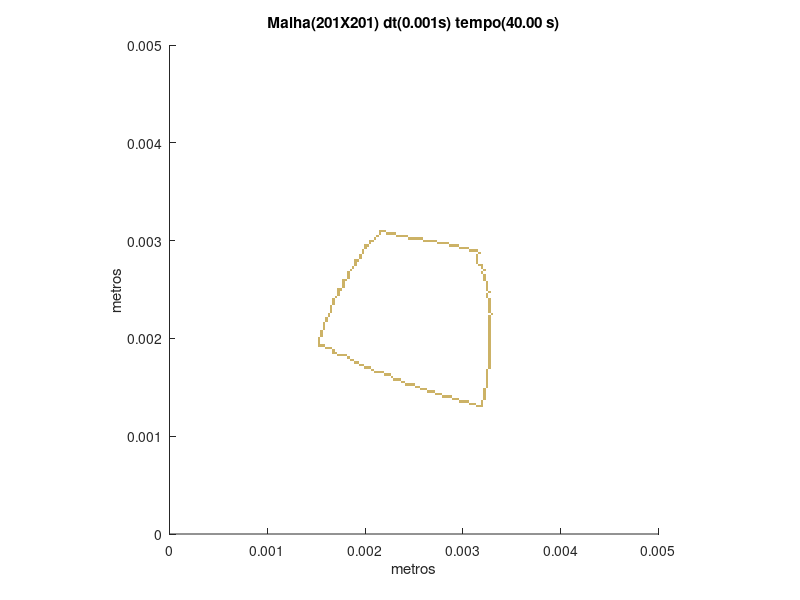

Here is the MATLAB script that generated this plot:
set (gca,'PlotBoxAspectRatio',[1 1 1],'Xlim',[0,0.005],'Ylim',[0,0.005])
hold on
title('Malha(201X201) dt(0.001s) tempo(40.00 s)')
hold on
ylabel('metros')
hold on
xlabel('metros')
hold on

fill([0.00313432835820896 0.00313432835820896 0.0031592039800995 0.0031592039800995],[0.00129353233830846 0.001318407960199 0.001318407960199 0.00129353233830846],[0.8,0.7,0.4],'LineStyle','none')

fill([0.0031592039800995 0.0031592039800995 0.00318407960199005 0.00318407960199005],[0.00129353233830846 0.001318407960199 0.001318407960199 0.00129353233830846],[0.8,0.7,0.4],'LineStyle','none')

fill([0.00318407960199005 0.00318407960199005 0.0032089552238806 0.0032089552238806],[0.00129353233830846 0.001318407960199 0.001318407960199 0.00129353233830846],[0.8,0.7,0.4],'LineStyle','none')

fill([0.00305970149253731 0.00305970149253731 0.00308457711442786 0.00308457711442786],[0.001318407960199 0.00134328358208955 0.00134328358208955 0.001318407960199],[0.8,0.7,0.4],'LineStyle','none')

fill([0.00308457711442786 0.00308457711442786 0.00310945273631841 0.00310945273631841],[0.001318407960199 0.00134328358208955 0.00134328358208955 0.001318407960199],[0.8,0.7,0.4],'LineStyle','none')

fill([0.00310945273631841 0.00310945273631841 0.00313432835820896 0.00313432835820896],[0.001318407960199 0.00134328358208955 0.00134328358208955 0.001318407960199],[0.8,0.7,0.4],'LineStyle','none')

fill([0.00318407960199005 0.00318407960199005 0.0032089552238806 0.0032089552238806],[0.001318407960199 0.00134328358208955 0.00134328358208955 0.001318407960199],[0.8,0.7,0.4],'LineStyle','none')

fill([0.00296019900497512 0.00296019900497512 0.00298507462686567 0.00298507462686567],[0.00134328358208955 0.0013681592039801 0.0013681592039801 0.00134328358208955],[0.8,0.7,0.4],'LineStyle','none')

fill([0.00298507462686567 0.00298507462686567 0.00300995024875622 0.00300995024875622],[0.00134328358208955 0.0013681592039801 0.0013681592039801 0.00134328358208955],[0.8,0.7,0.4],'LineStyle','none')

fill([0.00300995024875622 0.00300995024875622 0.00303482587064677 0.00303482587064677],[0.00134328358208955 0.0013681592039801 0.0013681592039801 0.00134328358208955],[0.8,0.7,0.4],'LineStyle','none')

fill([0.00303482587064677 0.00303482587064677 0.00305970149253731 0.00305970149253731],[0.00134328358208955 0.0013681592039801 0.0013681592039801 0.00134328358208955],[0.8,0.7,0.4],'LineStyle','none')

fill([0.00318407960199005 0.00318407960199005 0.0032089552238806 0.0032089552238806],[0.00134328358208955 0.0013681592039801 0.0013681592039801 0.00134328358208955],[0.8,0.7,0.4],'LineStyle','none')

fill([0.00288557213930348 0.00288557213930348 0.00291044776119403 0.00291044776119403],[0.0013681592039801 0.00139303482587065 0.00139303482587065 0.0013681592039801],[0.8,0.7,0.4],'LineStyle','none')

fill([0.00291044776119403 0.00291044776119403 0.00293532338308458 0.00293532338308458],[0.0013681592039801 0.00139303482587065 0.00139303482587065 0.0013681592039801],[0.8,0.7,0.4],'LineStyle','none')

fill([0.00293532338308458 0.00293532338308458 0.00296019900497512 0.00296019900497512],[0.0013681592039801 0.00139303482587065 0.00139303482587065 0.0013681592039801],[0.8,0.7,0.4],'LineStyle','none')

fill([0.0032089552238806 0.0032089552238806 0.00323383084577114 0.00323383084577114],[0.0013681592039801 0.00139303482587065 0.00139303482587065 0.0013681592039801],[0.8,0.7,0.4],'LineStyle','none')

fill([0.00278606965174129 0.00278606965174129 0.00281094527363184 0.00281094527363184],[0.00139303482587065 0.00141791044776119 0.00141791044776119 0.00139303482587065],[0.8,0.7,0.4],'LineStyle','none')

fill([0.00281094527363184 0.00281094527363184 0.00283582089552239 0.00283582089552239],[0.00139303482587065 0.00141791044776119 0.00141791044776119 0.00139303482587065],[0.8,0.7,0.4],'LineStyle','none')

fill([0.00283582089552239 0.00283582089552239 0.00286069651741294 0.00286069651741294],[0.00139303482587065 0.00141791044776119 0.00141791044776119 0.00139303482587065],[0.8,0.7,0.4],'LineStyle','none')

fill([0.00286069651741294 0.00286069651741294 0.00288557213930348 0.00288557213930348],[0.00139303482587065 0.00141791044776119 0.00141791044776119 0.00139303482587065],[0.8,0.7,0.4],'LineStyle','none')

fill([0.0032089552238806 0.0032089552238806 0.00323383084577114 0.00323383084577114],[0.00139303482587065 0.00141791044776119 0.00141791044776119 0.00139303482587065],[0.8,0.7,0.4],'LineStyle','none')

fill([0.00271144278606965 0.00271144278606965 0.0027363184079602 0.0027363184079602],[0.00141791044776119 0.00144278606965174 0.00144278606965174 0.00141791044776119],[0.8,0.7,0.4],'LineStyle','none')

fill([0.0027363184079602 0.0027363184079602 0.00276119402985075 0.00276119402985075],[0.00141791044776119 0.00144278606965174 0.00144278606965174 0.00141791044776119],[0.8,0.7,0.4],'LineStyle','none')

fill([0.00276119402985075 0.00276119402985075 0.00278606965174129 0.00278606965174129],[0.00141791044776119 0.00144278606965174 0.00144278606965174 0.00141791044776119],[0.8,0.7,0.4],'LineStyle','none')

fill([0.0032089552238806 0.0032089552238806 0.00323383084577114 0.00323383084577114],[0.00141791044776119 0.00144278606965174 0.00144278606965174 0.00141791044776119],[0.8,0.7,0.4],'LineStyle','none')

fill([0.00263681592039801 0.00263681592039801 0.00266169154228856 0.00266169154228856],[0.00144278606965174 0.00146766169154229 0.00146766169154229 0.00144278606965174],[0.8,0.7,0.4],'LineStyle','none')

fill([0.00266169154228856 0.00266169154228856 0.0026865671641791 0.0026865671641791],[0.00144278606965174 0.00146766169154229 0.00146766169154229 0.00144278606965174],[0.8,0.7,0.4],'LineStyle','none')

fill([0.0026865671641791 0.0026865671641791 0.00271144278606965 0.00271144278606965],[0.00144278606965174 0.00146766169154229 0.00146766169154229 0.00144278606965174],[0.8,0.7,0.4],'LineStyle','none')

fill([0.0032089552238806 0.0032089552238806 0.00323383084577114 0.00323383084577114],[0.00144278606965174 0.00146766169154229 0.00146766169154229 0.00144278606965174],[0.8,0.7,0.4],'LineStyle','none')

fill([0.00256218905472637 0.00256218905472637 0.00258706467661692 0.00258706467661692],[0.00146766169154229 0.00149253731343284 0.00149253731343284 0.00146766169154229],[0.8,0.7,0.4],'LineStyle','none')

fill([0.00258706467661692 0.00258706467661692 0.00261194029850746 0.00261194029850746],[0.00146766169154229 0.00149253731343284 0.00149253731343284 0.00146766169154229],[0.8,0.7,0.4],'LineStyle','none')

fill([0.00261194029850746 0.00261194029850746 0.00263681592039801 0.00263681592039801],[0.00146766169154229 0.00149253731343284 0.00149253731343284 0.00146766169154229],[0.8,0.7,0.4],'LineStyle','none')

fill([0.0032089552238806 0.0032089552238806 0.00323383084577114 0.00323383084577114],[0.00146766169154229 0.00149253731343284 0.00149253731343284 0.00146766169154229],[0.8,0.7,0.4],'LineStyle','none')

fill([0.00251243781094527 0.00251243781094527 0.00253731343283582 0.00253731343283582],[0.00149253731343284 0.00151741293532338 0.00151741293532338 0.00149253731343284],[0.8,0.7,0.4],'LineStyle','none')

fill([0.00253731343283582 0.00253731343283582 0.00256218905472637 0.00256218905472637],[0.00149253731343284 0.00151741293532338 0.00151741293532338 0.00149253731343284],[0.8,0.7,0.4],'LineStyle','none')

fill([0.00323383084577114 0.00323383084577114 0.00325870646766169 0.00325870646766169],[0.00149253731343284 0.00151741293532338 0.00151741293532338 0.00149253731343284],[0.8,0.7,0.4],'LineStyle','none')

fill([0.00241293532338308 0.00241293532338308 0.00243781094527363 0.00243781094527363],[0.00151741293532338 0.00154228855721393 0.00154228855721393 0.00151741293532338],[0.8,0.7,0.4],'LineStyle','none')

fill([0.00243781094527363 0.00243781094527363 0.00246268656716418 0.00246268656716418],[0.00151741293532338 0.00154228855721393 0.00154228855721393 0.00151741293532338],[0.8,0.7,0.4],'LineStyle','none')

fill([0.00246268656716418 0.00246268656716418 0.00248756218905473 0.00248756218905473],[0.00151741293532338 0.00154228855721393 0.00154228855721393 0.00151741293532338],[0.8,0.7,0.4],'LineStyle','none')

fill([0.00248756218905473 0.00248756218905473 0.00251243781094527 0.00251243781094527],[0.00151741293532338 0.00154228855721393 0.00154228855721393 0.00151741293532338],[0.8,0.7,0.4],'LineStyle','none')

fill([0.00323383084577114 0.00323383084577114 0.00325870646766169 0.00325870646766169],[0.00151741293532338 0.00154228855721393 0.00154228855721393 0.00151741293532338],[0.8,0.7,0.4],'LineStyle','none')

fill([0.00236318407960199 0.00236318407960199 0.00238805970149254 0.00238805970149254],[0.00154228855721393 0.00156716417910448 0.00156716417910448 0.00154228855721393],[0.8,0.7,0.4],'LineStyle','none')

fill([0.00238805970149254 0.00238805970149254 0.00241293532338308 0.00241293532338308],[0.00154228855721393 0.00156716417910448 0.00156716417910448 0.00154228855721393],[0.8,0.7,0.4],'LineStyle','none')

fill([0.00323383084577114 0.00323383084577114 0.00325870646766169 0.00325870646766169],[0.00154228855721393 0.00156716417910448 0.00156716417910448 0.00154228855721393],[0.8,0.7,0.4],'LineStyle','none')

fill([0.00228855721393035 0.00228855721393035 0.0023134328358209 0.0023134328358209],[0.00156716417910448 0.00159203980099502 0.00159203980099502 0.00156716417910448],[0.8,0.7,0.4],'LineStyle','none')

fill([0.0023134328358209 0.0023134328358209 0.00233830845771144 0.00233830845771144],[0.00156716417910448 0.00159203980099502 0.00159203980099502 0.00156716417910448],[0.8,0.7,0.4],'LineStyle','none')

fill([0.00233830845771144 0.00233830845771144 0.00236318407960199 0.00236318407960199],[0.00156716417910448 0.00159203980099502 0.00159203980099502 0.00156716417910448],[0.8,0.7,0.4],'LineStyle','none')

fill([0.00323383084577114 0.00323383084577114 0.00325870646766169 0.00325870646766169],[0.00156716417910448 0.00159203980099502 0.00159203980099502 0.00156716417910448],[0.8,0.7,0.4],'LineStyle','none')

fill([0.0022636815920398 0.0022636815920398 0.00228855721393035 0.00228855721393035],[0.00159203980099502 0.00161691542288557 0.00161691542288557 0.00159203980099502],[0.8,0.7,0.4],'LineStyle','none')

fill([0.00323383084577114 0.00323383084577114 0.00325870646766169 0.00325870646766169],[0.00159203980099502 0.00161691542288557 0.00161691542288557 0.00159203980099502],[0.8,0.7,0.4],'LineStyle','none')

fill([0.00218905472636816 0.00218905472636816 0.00221393034825871 0.00221393034825871],[0.00161691542288557 0.00164179104477612 0.00164179104477612 0.00161691542288557],[0.8,0.7,0.4],'LineStyle','none')

fill([0.00221393034825871 0.00221393034825871 0.00223880597014925 0.00223880597014925],[0.00161691542288557 0.00164179104477612 0.00164179104477612 0.00161691542288557],[0.8,0.7,0.4],'LineStyle','none')

fill([0.00223880597014925 0.00223880597014925 0.0022636815920398 0.0022636815920398],[0.00161691542288557 0.00164179104477612 0.00164179104477612 0.00161691542288557],[0.8,0.7,0.4],'LineStyle','none')

fill([0.00323383084577114 0.00323383084577114 0.00325870646766169 0.00325870646766169],[0.00161691542288557 0.00164179104477612 0.00164179104477612 0.00161691542288557],[0.8,0.7,0.4],'LineStyle','none')

fill([0.00208955223880597 0.00208955223880597 0.00211442786069652 0.00211442786069652],[0.00164179104477612 0.00166666666666667 0.00166666666666667 0.00164179104477612],[0.8,0.7,0.4],'LineStyle','none')

fill([0.00211442786069652 0.00211442786069652 0.00213930348258706 0.00213930348258706],[0.00164179104477612 0.00166666666666667 0.00166666666666667 0.00164179104477612],[0.8,0.7,0.4],'LineStyle','none')

fill([0.00213930348258706 0.00213930348258706 0.00216417910447761 0.00216417910447761],[0.00164179104477612 0.00166666666666667 0.00166666666666667 0.00164179104477612],[0.8,0.7,0.4],'LineStyle','none')

fill([0.00216417910447761 0.00216417910447761 0.00218905472636816 0.00218905472636816],[0.00164179104477612 0.00166666666666667 0.00166666666666667 0.00164179104477612],[0.8,0.7,0.4],'LineStyle','none')

fill([0.00323383084577114 0.00323383084577114 0.00325870646766169 0.00325870646766169],[0.00164179104477612 0.00166666666666667 0.00166666666666667 0.00164179104477612],[0.8,0.7,0.4],'LineStyle','none')

fill([0.00206467661691542 0.00206467661691542 0.00208955223880597 0.00208955223880597],[0.00166666666666667 0.00169154228855721 0.00169154228855721 0.00166666666666667],[0.8,0.7,0.4],'LineStyle','none')

fill([0.00323383084577114 0.00323383084577114 0.00325870646766169 0.00325870646766169],[0.00166666666666667 0.00169154228855721 0.00169154228855721 0.00166666666666667],[0.8,0.7,0.4],'LineStyle','none')

fill([0.00199004975124378 0.00199004975124378 0.00201492537313433 0.00201492537313433],[0.00169154228855721 0.00171641791044776 0.00171641791044776 0.00169154228855721],[0.8,0.7,0.4],'LineStyle','none')

fill([0.00201492537313433 0.00201492537313433 0.00203980099502488 0.00203980099502488],[0.00169154228855721 0.00171641791044776 0.00171641791044776 0.00169154228855721],[0.8,0.7,0.4],'LineStyle','none')

fill([0.00203980099502488 0.00203980099502488 0.00206467661691542 0.00206467661691542],[0.00169154228855721 0.00171641791044776 0.00171641791044776 0.00169154228855721],[0.8,0.7,0.4],'LineStyle','none')

fill([0.00325870646766169 0.00325870646766169 0.00328358208955224 0.00328358208955224],[0.00169154228855721 0.00171641791044776 0.00171641791044776 0.00169154228855721],[0.8,0.7,0.4],'LineStyle','none')

fill([0.00194029850746269 0.00194029850746269 0.00196517412935323 0.00196517412935323],[0.00171641791044776 0.00174129353233831 0.00174129353233831 0.00171641791044776],[0.8,0.7,0.4],'LineStyle','none')

fill([0.00196517412935323 0.00196517412935323 0.00199004975124378 0.00199004975124378],[0.00171641791044776 0.00174129353233831 0.00174129353233831 0.00171641791044776],[0.8,0.7,0.4],'LineStyle','none')

fill([0.00325870646766169 0.00325870646766169 0.00328358208955224 0.00328358208955224],[0.00171641791044776 0.00174129353233831 0.00174129353233831 0.00171641791044776],[0.8,0.7,0.4],'LineStyle','none')

fill([0.00189054726368159 0.00189054726368159 0.00191542288557214 0.00191542288557214],[0.00174129353233831 0.00176616915422886 0.00176616915422886 0.00174129353233831],[0.8,0.7,0.4],'LineStyle','none')

fill([0.00191542288557214 0.00191542288557214 0.00194029850746269 0.00194029850746269],[0.00174129353233831 0.00176616915422886 0.00176616915422886 0.00174129353233831],[0.8,0.7,0.4],'LineStyle','none')

fill([0.00325870646766169 0.00325870646766169 0.00328358208955224 0.00328358208955224],[0.00174129353233831 0.00176616915422886 0.00176616915422886 0.00174129353233831],[0.8,0.7,0.4],'LineStyle','none')

fill([0.0018407960199005 0.0018407960199005 0.00186567164179104 0.00186567164179104],[0.00176616915422886 0.0017910447761194 0.0017910447761194 0.00176616915422886],[0.8,0.7,0.4],'LineStyle','none')

fill([0.00186567164179104 0.00186567164179104 0.00189054726368159 0.00189054726368159],[0.00176616915422886 0.0017910447761194 0.0017910447761194 0.00176616915422886],[0.8,0.7,0.4],'LineStyle','none')

fill([0.00325870646766169 0.00325870646766169 0.00328358208955224 0.00328358208955224],[0.00176616915422886 0.0017910447761194 0.0017910447761194 0.00176616915422886],[0.8,0.7,0.4],'LineStyle','none')

fill([0.00181592039800995 0.00181592039800995 0.0018407960199005 0.0018407960199005],[0.0017910447761194 0.00181592039800995 0.00181592039800995 0.0017910447761194],[0.8,0.7,0.4],'LineStyle','none')

fill([0.00325870646766169 0.00325870646766169 0.00328358208955224 0.00328358208955224],[0.0017910447761194 0.00181592039800995 0.00181592039800995 0.0017910447761194],[0.8,0.7,0.4],'LineStyle','none')

fill([0.00171641791044776 0.00171641791044776 0.00174129353233831 0.00174129353233831],[0.00181592039800995 0.0018407960199005 0.0018407960199005 0.00181592039800995],[0.8,0.7,0.4],'LineStyle','none')

fill([0.00174129353233831 0.00174129353233831 0.00176616915422886 0.00176616915422886],[0.00181592039800995 0.0018407960199005 0.0018407960199005 0.00181592039800995],[0.8,0.7,0.4],'LineStyle','none')

fill([0.00176616915422886 0.00176616915422886 0.0017910447761194 0.0017910447761194],[0.00181592039800995 0.0018407960199005 0.0018407960199005 0.00181592039800995],[0.8,0.7,0.4],'LineStyle','none')

fill([0.0017910447761194 0.0017910447761194 0.00181592039800995 0.00181592039800995],[0.00181592039800995 0.0018407960199005 0.0018407960199005 0.00181592039800995],[0.8,0.7,0.4],'LineStyle','none')

fill([0.00325870646766169 0.00325870646766169 0.00328358208955224 0.00328358208955224],[0.00181592039800995 0.0018407960199005 0.0018407960199005 0.00181592039800995],[0.8,0.7,0.4],'LineStyle','none')

fill([0.00166666666666667 0.00166666666666667 0.00169154228855721 0.00169154228855721],[0.0018407960199005 0.00186567164179104 0.00186567164179104 0.0018407960199005],[0.8,0.7,0.4],'LineStyle','none')

fill([0.00169154228855721 0.00169154228855721 0.00171641791044776 0.00171641791044776],[0.0018407960199005 0.00186567164179104 0.00186567164179104 0.0018407960199005],[0.8,0.7,0.4],'LineStyle','none')

fill([0.00325870646766169 0.00325870646766169 0.00328358208955224 0.00328358208955224],[0.0018407960199005 0.00186567164179104 0.00186567164179104 0.0018407960199005],[0.8,0.7,0.4],'LineStyle','none')

fill([0.00166666666666667 0.00166666666666667 0.00169154228855721 0.00169154228855721],[0.00186567164179104 0.00189054726368159 0.00189054726368159 0.00186567164179104],[0.8,0.7,0.4],'LineStyle','none')

fill([0.00325870646766169 0.00325870646766169 0.00328358208955224 0.00328358208955224],[0.00186567164179104 0.00189054726368159 0.00189054726368159 0.00186567164179104],[0.8,0.7,0.4],'LineStyle','none')

fill([0.00159203980099502 0.00159203980099502 0.00161691542288557 0.00161691542288557],[0.00189054726368159 0.00191542288557214 0.00191542288557214 0.00189054726368159],[0.8,0.7,0.4],'LineStyle','none')

fill([0.00161691542288557 0.00161691542288557 0.00164179104477612 0.00164179104477612],[0.00189054726368159 0.00191542288557214 0.00191542288557214 0.00189054726368159],[0.8,0.7,0.4],'LineStyle','none')

fill([0.00164179104477612 0.00164179104477612 0.00166666666666667 0.00166666666666667],[0.00189054726368159 0.00191542288557214 0.00191542288557214 0.00189054726368159],[0.8,0.7,0.4],'LineStyle','none')

fill([0.00325870646766169 0.00325870646766169 0.00328358208955224 0.00328358208955224],[0.00189054726368159 0.00191542288557214 0.00191542288557214 0.00189054726368159],[0.8,0.7,0.4],'LineStyle','none')

fill([0.00151741293532338 0.00151741293532338 0.00154228855721393 0.00154228855721393],[0.00191542288557214 0.00194029850746269 0.00194029850746269 0.00191542288557214],[0.8,0.7,0.4],'LineStyle','none')

fill([0.00154228855721393 0.00154228855721393 0.00156716417910448 0.00156716417910448],[0.00191542288557214 0.00194029850746269 0.00194029850746269 0.00191542288557214],[0.8,0.7,0.4],'LineStyle','none')

fill([0.00156716417910448 0.00156716417910448 0.00159203980099502 0.00159203980099502],[0.00191542288557214 0.00194029850746269 0.00194029850746269 0.00191542288557214],[0.8,0.7,0.4],'LineStyle','none')

fill([0.00325870646766169 0.00325870646766169 0.00328358208955224 0.00328358208955224],[0.00191542288557214 0.00194029850746269 0.00194029850746269 0.00191542288557214],[0.8,0.7,0.4],'LineStyle','none')

fill([0.00151741293532338 0.00151741293532338 0.00154228855721393 0.00154228855721393],[0.00194029850746269 0.00196517412935323 0.00196517412935323 0.00194029850746269],[0.8,0.7,0.4],'LineStyle','none')

fill([0.00325870646766169 0.00325870646766169 0.00328358208955224 0.00328358208955224],[0.00194029850746269 0.00196517412935323 0.00196517412935323 0.00194029850746269],[0.8,0.7,0.4],'LineStyle','none')

fill([0.00151741293532338 0.00151741293532338 0.00154228855721393 0.00154228855721393],[0.00196517412935323 0.00199004975124378 0.00199004975124378 0.00196517412935323],[0.8,0.7,0.4],'LineStyle','none')

fill([0.00325870646766169 0.00325870646766169 0.00328358208955224 0.00328358208955224],[0.00196517412935323 0.00199004975124378 0.00199004975124378 0.00196517412935323],[0.8,0.7,0.4],'LineStyle','none')

fill([0.00151741293532338 0.00151741293532338 0.00154228855721393 0.00154228855721393],[0.00199004975124378 0.00201492537313433 0.00201492537313433 0.00199004975124378],[0.8,0.7,0.4],'LineStyle','none')

fill([0.00325870646766169 0.00325870646766169 0.00328358208955224 0.00328358208955224],[0.00199004975124378 0.00201492537313433 0.00201492537313433 0.00199004975124378],[0.8,0.7,0.4],'LineStyle','none')

fill([0.00154228855721393 0.00154228855721393 0.00156716417910448 0.00156716417910448],[0.00201492537313433 0.00203980099502488 0.00203980099502488 0.00201492537313433],[0.8,0.7,0.4],'LineStyle','none')

fill([0.00325870646766169 0.00325870646766169 0.00328358208955224 0.00328358208955224],[0.00201492537313433 0.00203980099502488 0.00203980099502488 0.00201492537313433],[0.8,0.7,0.4],'LineStyle','none')

fill([0.00154228855721393 0.00154228855721393 0.00156716417910448 0.00156716417910448],[0.00203980099502488 0.00206467661691542 0.00206467661691542 0.00203980099502488],[0.8,0.7,0.4],'LineStyle','none')

fill([0.00325870646766169 0.00325870646766169 0.00328358208955224 0.00328358208955224],[0.00203980099502488 0.00206467661691542 0.00206467661691542 0.00203980099502488],[0.8,0.7,0.4],'LineStyle','none')

fill([0.00154228855721393 0.00154228855721393 0.00156716417910448 0.00156716417910448],[0.00206467661691542 0.00208955223880597 0.00208955223880597 0.00206467661691542],[0.8,0.7,0.4],'LineStyle','none')

fill([0.00325870646766169 0.00325870646766169 0.00328358208955224 0.00328358208955224],[0.00206467661691542 0.00208955223880597 0.00208955223880597 0.00206467661691542],[0.8,0.7,0.4],'LineStyle','none')

fill([0.00156716417910448 0.00156716417910448 0.00159203980099502 0.00159203980099502],[0.00208955223880597 0.00211442786069652 0.00211442786069652 0.00208955223880597],[0.8,0.7,0.4],'LineStyle','none')

fill([0.00325870646766169 0.00325870646766169 0.00328358208955224 0.00328358208955224],[0.00208955223880597 0.00211442786069652 0.00211442786069652 0.00208955223880597],[0.8,0.7,0.4],'LineStyle','none')

fill([0.00156716417910448 0.00156716417910448 0.00159203980099502 0.00159203980099502],[0.00211442786069652 0.00213930348258706 0.00213930348258706 0.00211442786069652],[0.8,0.7,0.4],'LineStyle','none')

fill([0.00325870646766169 0.00325870646766169 0.00328358208955224 0.00328358208955224],[0.00211442786069652 0.00213930348258706 0.00213930348258706 0.00211442786069652],[0.8,0.7,0.4],'LineStyle','none')

fill([0.00156716417910448 0.00156716417910448 0.00159203980099502 0.00159203980099502],[0.00213930348258706 0.00216417910447761 0.00216417910447761 0.00213930348258706],[0.8,0.7,0.4],'LineStyle','none')

fill([0.00325870646766169 0.00325870646766169 0.00328358208955224 0.00328358208955224],[0.00213930348258706 0.00216417910447761 0.00216417910447761 0.00213930348258706],[0.8,0.7,0.4],'LineStyle','none')

fill([0.00159203980099502 0.00159203980099502 0.00161691542288557 0.00161691542288557],[0.00216417910447761 0.00218905472636816 0.00218905472636816 0.00216417910447761],[0.8,0.7,0.4],'LineStyle','none')

fill([0.00325870646766169 0.00325870646766169 0.00328358208955224 0.00328358208955224],[0.00216417910447761 0.00218905472636816 0.00218905472636816 0.00216417910447761],[0.8,0.7,0.4],'LineStyle','none')

fill([0.00159203980099502 0.00159203980099502 0.00161691542288557 0.00161691542288557],[0.00218905472636816 0.00221393034825871 0.00221393034825871 0.00218905472636816],[0.8,0.7,0.4],'LineStyle','none')

fill([0.00325870646766169 0.00325870646766169 0.00328358208955224 0.00328358208955224],[0.00218905472636816 0.00221393034825871 0.00221393034825871 0.00218905472636816],[0.8,0.7,0.4],'LineStyle','none')

fill([0.00161691542288557 0.00161691542288557 0.00164179104477612 0.00164179104477612],[0.00221393034825871 0.00223880597014925 0.00223880597014925 0.00221393034825871],[0.8,0.7,0.4],'LineStyle','none')

fill([0.00325870646766169 0.00325870646766169 0.00328358208955224 0.00328358208955224],[0.00221393034825871 0.00223880597014925 0.00223880597014925 0.00221393034825871],[0.8,0.7,0.4],'LineStyle','none')

fill([0.00161691542288557 0.00161691542288557 0.00164179104477612 0.00164179104477612],[0.00223880597014925 0.0022636815920398 0.0022636815920398 0.00223880597014925],[0.8,0.7,0.4],'LineStyle','none')

fill([0.00328358208955224 0.00328358208955224 0.00330845771144279 0.00330845771144279],[0.00223880597014925 0.0022636815920398 0.0022636815920398 0.00223880597014925],[0.8,0.7,0.4],'LineStyle','none')

fill([0.00164179104477612 0.00164179104477612 0.00166666666666667 0.00166666666666667],[0.0022636815920398 0.00228855721393035 0.00228855721393035 0.0022636815920398],[0.8,0.7,0.4],'LineStyle','none')

fill([0.00325870646766169 0.00325870646766169 0.00328358208955224 0.00328358208955224],[0.0022636815920398 0.00228855721393035 0.00228855721393035 0.0022636815920398],[0.8,0.7,0.4],'LineStyle','none')

fill([0.00164179104477612 0.00164179104477612 0.00166666666666667 0.00166666666666667],[0.00228855721393035 0.0023134328358209 0.0023134328358209 0.00228855721393035],[0.8,0.7,0.4],'LineStyle','none')

fill([0.00325870646766169 0.00325870646766169 0.00328358208955224 0.00328358208955224],[0.00228855721393035 0.0023134328358209 0.0023134328358209 0.00228855721393035],[0.8,0.7,0.4],'LineStyle','none')

fill([0.00164179104477612 0.00164179104477612 0.00166666666666667 0.00166666666666667],[0.0023134328358209 0.00233830845771144 0.00233830845771144 0.0023134328358209],[0.8,0.7,0.4],'LineStyle','none')

fill([0.00325870646766169 0.00325870646766169 0.00328358208955224 0.00328358208955224],[0.0023134328358209 0.00233830845771144 0.00233830845771144 0.0023134328358209],[0.8,0.7,0.4],'LineStyle','none')

fill([0.00166666666666667 0.00166666666666667 0.00169154228855721 0.00169154228855721],[0.00233830845771144 0.00236318407960199 0.00236318407960199 0.00233830845771144],[0.8,0.7,0.4],'LineStyle','none')

fill([0.00325870646766169 0.00325870646766169 0.00328358208955224 0.00328358208955224],[0.00233830845771144 0.00236318407960199 0.00236318407960199 0.00233830845771144],[0.8,0.7,0.4],'LineStyle','none')

fill([0.00166666666666667 0.00166666666666667 0.00169154228855721 0.00169154228855721],[0.00236318407960199 0.00238805970149254 0.00238805970149254 0.00236318407960199],[0.8,0.7,0.4],'LineStyle','none')

fill([0.00325870646766169 0.00325870646766169 0.00328358208955224 0.00328358208955224],[0.00236318407960199 0.00238805970149254 0.00238805970149254 0.00236318407960199],[0.8,0.7,0.4],'LineStyle','none')

fill([0.00166666666666667 0.00166666666666667 0.00169154228855721 0.00169154228855721],[0.00238805970149254 0.00241293532338308 0.00241293532338308 0.00238805970149254],[0.8,0.7,0.4],'LineStyle','none')

fill([0.00325870646766169 0.00325870646766169 0.00328358208955224 0.00328358208955224],[0.00238805970149254 0.00241293532338308 0.00241293532338308 0.00238805970149254],[0.8,0.7,0.4],'LineStyle','none')

fill([0.00169154228855721 0.00169154228855721 0.00171641791044776 0.00171641791044776],[0.00241293532338308 0.00243781094527363 0.00243781094527363 0.00241293532338308],[0.8,0.7,0.4],'LineStyle','none')

fill([0.00323383084577114 0.00323383084577114 0.00325870646766169 0.00325870646766169],[0.00241293532338308 0.00243781094527363 0.00243781094527363 0.00241293532338308],[0.8,0.7,0.4],'LineStyle','none')

fill([0.00171641791044776 0.00171641791044776 0.00174129353233831 0.00174129353233831],[0.00243781094527363 0.00246268656716418 0.00246268656716418 0.00243781094527363],[0.8,0.7,0.4],'LineStyle','none')

fill([0.00323383084577114 0.00323383084577114 0.00325870646766169 0.00325870646766169],[0.00243781094527363 0.00246268656716418 0.00246268656716418 0.00243781094527363],[0.8,0.7,0.4],'LineStyle','none')

fill([0.00171641791044776 0.00171641791044776 0.00174129353233831 0.00174129353233831],[0.00246268656716418 0.00248756218905473 0.00248756218905473 0.00246268656716418],[0.8,0.7,0.4],'LineStyle','none')

fill([0.00325870646766169 0.00325870646766169 0.00328358208955224 0.00328358208955224],[0.00246268656716418 0.00248756218905473 0.00248756218905473 0.00246268656716418],[0.8,0.7,0.4],'LineStyle','none')

fill([0.00171641791044776 0.00171641791044776 0.00174129353233831 0.00174129353233831],[0.00248756218905473 0.00251243781094527 0.00251243781094527 0.00248756218905473],[0.8,0.7,0.4],'LineStyle','none')

fill([0.00174129353233831 0.00174129353233831 0.00176616915422886 0.00176616915422886],[0.00248756218905473 0.00251243781094527 0.00251243781094527 0.00248756218905473],[0.8,0.7,0.4],'LineStyle','none')

fill([0.00323383084577114 0.00323383084577114 0.00325870646766169 0.00325870646766169],[0.00248756218905473 0.00251243781094527 0.00251243781094527 0.00248756218905473],[0.8,0.7,0.4],'LineStyle','none')

fill([0.00176616915422886 0.00176616915422886 0.0017910447761194 0.0017910447761194],[0.00251243781094527 0.00253731343283582 0.00253731343283582 0.00251243781094527],[0.8,0.7,0.4],'LineStyle','none')

fill([0.00323383084577114 0.00323383084577114 0.00325870646766169 0.00325870646766169],[0.00251243781094527 0.00253731343283582 0.00253731343283582 0.00251243781094527],[0.8,0.7,0.4],'LineStyle','none')

fill([0.00176616915422886 0.00176616915422886 0.0017910447761194 0.0017910447761194],[0.00253731343283582 0.00256218905472637 0.00256218905472637 0.00253731343283582],[0.8,0.7,0.4],'LineStyle','none')

fill([0.00323383084577114 0.00323383084577114 0.00325870646766169 0.00325870646766169],[0.00253731343283582 0.00256218905472637 0.00256218905472637 0.00253731343283582],[0.8,0.7,0.4],'LineStyle','none')

fill([0.00176616915422886 0.00176616915422886 0.0017910447761194 0.0017910447761194],[0.00256218905472637 0.00258706467661692 0.00258706467661692 0.00256218905472637],[0.8,0.7,0.4],'LineStyle','none')

fill([0.00323383084577114 0.00323383084577114 0.00325870646766169 0.00325870646766169],[0.00256218905472637 0.00258706467661692 0.00258706467661692 0.00256218905472637],[0.8,0.7,0.4],'LineStyle','none')

fill([0.00176616915422886 0.00176616915422886 0.0017910447761194 0.0017910447761194],[0.00258706467661692 0.00261194029850746 0.00261194029850746 0.00258706467661692],[0.8,0.7,0.4],'LineStyle','none')

fill([0.0017910447761194 0.0017910447761194 0.00181592039800995 0.00181592039800995],[0.00258706467661692 0.00261194029850746 0.00261194029850746 0.00258706467661692],[0.8,0.7,0.4],'LineStyle','none')

fill([0.0032089552238806 0.0032089552238806 0.00323383084577114 0.00323383084577114],[0.00258706467661692 0.00261194029850746 0.00261194029850746 0.00258706467661692],[0.8,0.7,0.4],'LineStyle','none')

fill([0.00181592039800995 0.00181592039800995 0.0018407960199005 0.0018407960199005],[0.00261194029850746 0.00263681592039801 0.00263681592039801 0.00261194029850746],[0.8,0.7,0.4],'LineStyle','none')

fill([0.0032089552238806 0.0032089552238806 0.00323383084577114 0.00323383084577114],[0.00261194029850746 0.00263681592039801 0.00263681592039801 0.00261194029850746],[0.8,0.7,0.4],'LineStyle','none')

fill([0.00181592039800995 0.00181592039800995 0.0018407960199005 0.0018407960199005],[0.00263681592039801 0.00266169154228856 0.00266169154228856 0.00263681592039801],[0.8,0.7,0.4],'LineStyle','none')

fill([0.0032089552238806 0.0032089552238806 0.00323383084577114 0.00323383084577114],[0.00263681592039801 0.00266169154228856 0.00266169154228856 0.00263681592039801],[0.8,0.7,0.4],'LineStyle','none')

fill([0.00181592039800995 0.00181592039800995 0.0018407960199005 0.0018407960199005],[0.00266169154228856 0.0026865671641791 0.0026865671641791 0.00266169154228856],[0.8,0.7,0.4],'LineStyle','none')

fill([0.00318407960199005 0.00318407960199005 0.0032089552238806 0.0032089552238806],[0.00266169154228856 0.0026865671641791 0.0026865671641791 0.00266169154228856],[0.8,0.7,0.4],'LineStyle','none')

fill([0.0018407960199005 0.0018407960199005 0.00186567164179104 0.00186567164179104],[0.0026865671641791 0.00271144278606965 0.00271144278606965 0.0026865671641791],[0.8,0.7,0.4],'LineStyle','none')

fill([0.0032089552238806 0.0032089552238806 0.00323383084577114 0.00323383084577114],[0.0026865671641791 0.00271144278606965 0.00271144278606965 0.0026865671641791],[0.8,0.7,0.4],'LineStyle','none')

fill([0.00186567164179104 0.00186567164179104 0.00189054726368159 0.00189054726368159],[0.00271144278606965 0.0027363184079602 0.0027363184079602 0.00271144278606965],[0.8,0.7,0.4],'LineStyle','none')

fill([0.00318407960199005 0.00318407960199005 0.0032089552238806 0.0032089552238806],[0.00271144278606965 0.0027363184079602 0.0027363184079602 0.00271144278606965],[0.8,0.7,0.4],'LineStyle','none')

fill([0.00189054726368159 0.00189054726368159 0.00191542288557214 0.00191542288557214],[0.0027363184079602 0.00276119402985075 0.00276119402985075 0.0027363184079602],[0.8,0.7,0.4],'LineStyle','none')

fill([0.0031592039800995 0.0031592039800995 0.00318407960199005 0.00318407960199005],[0.0027363184079602 0.00276119402985075 0.00276119402985075 0.0027363184079602],[0.8,0.7,0.4],'LineStyle','none')

fill([0.00318407960199005 0.00318407960199005 0.0032089552238806 0.0032089552238806],[0.0027363184079602 0.00276119402985075 0.00276119402985075 0.0027363184079602],[0.8,0.7,0.4],'LineStyle','none')

fill([0.00189054726368159 0.00189054726368159 0.00191542288557214 0.00191542288557214],[0.00276119402985075 0.00278606965174129 0.00278606965174129 0.00276119402985075],[0.8,0.7,0.4],'LineStyle','none')

fill([0.00313432835820896 0.00313432835820896 0.0031592039800995 0.0031592039800995],[0.00276119402985075 0.00278606965174129 0.00278606965174129 0.00276119402985075],[0.8,0.7,0.4],'LineStyle','none')

fill([0.00189054726368159 0.00189054726368159 0.00191542288557214 0.00191542288557214],[0.00278606965174129 0.00281094527363184 0.00281094527363184 0.00278606965174129],[0.8,0.7,0.4],'LineStyle','none')

fill([0.00191542288557214 0.00191542288557214 0.00194029850746269 0.00194029850746269],[0.00278606965174129 0.00281094527363184 0.00281094527363184 0.00278606965174129],[0.8,0.7,0.4],'LineStyle','none')

fill([0.00313432835820896 0.00313432835820896 0.0031592039800995 0.0031592039800995],[0.00278606965174129 0.00281094527363184 0.00281094527363184 0.00278606965174129],[0.8,0.7,0.4],'LineStyle','none')

fill([0.00194029850746269 0.00194029850746269 0.00196517412935323 0.00196517412935323],[0.00281094527363184 0.00283582089552239 0.00283582089552239 0.00281094527363184],[0.8,0.7,0.4],'LineStyle','none')

fill([0.00313432835820896 0.00313432835820896 0.0031592039800995 0.0031592039800995],[0.00281094527363184 0.00283582089552239 0.00283582089552239 0.00281094527363184],[0.8,0.7,0.4],'LineStyle','none')

fill([0.00194029850746269 0.00194029850746269 0.00196517412935323 0.00196517412935323],[0.00283582089552239 0.00286069651741294 0.00286069651741294 0.00283582089552239],[0.8,0.7,0.4],'LineStyle','none')

fill([0.00313432835820896 0.00313432835820896 0.0031592039800995 0.0031592039800995],[0.00283582089552239 0.00286069651741294 0.00286069651741294 0.00283582089552239],[0.8,0.7,0.4],'LineStyle','none')

fill([0.00196517412935323 0.00196517412935323 0.00199004975124378 0.00199004975124378],[0.00286069651741294 0.00288557213930348 0.00288557213930348 0.00286069651741294],[0.8,0.7,0.4],'LineStyle','none')

fill([0.0031592039800995 0.0031592039800995 0.00318407960199005 0.00318407960199005],[0.00286069651741294 0.00288557213930348 0.00288557213930348 0.00286069651741294],[0.8,0.7,0.4],'LineStyle','none')

fill([0.00196517412935323 0.00196517412935323 0.00199004975124378 0.00199004975124378],[0.00288557213930348 0.00291044776119403 0.00291044776119403 0.00288557213930348],[0.8,0.7,0.4],'LineStyle','none')

fill([0.00305970149253731 0.00305970149253731 0.00308457711442786 0.00308457711442786],[0.00288557213930348 0.00291044776119403 0.00291044776119403 0.00288557213930348],[0.8,0.7,0.4],'LineStyle','none')

fill([0.00308457711442786 0.00308457711442786 0.00310945273631841 0.00310945273631841],[0.00288557213930348 0.00291044776119403 0.00291044776119403 0.00288557213930348],[0.8,0.7,0.4],'LineStyle','none')

fill([0.00310945273631841 0.00310945273631841 0.00313432835820896 0.00313432835820896],[0.00288557213930348 0.00291044776119403 0.00291044776119403 0.00288557213930348],[0.8,0.7,0.4],'LineStyle','none')

fill([0.00313432835820896 0.00313432835820896 0.0031592039800995 0.0031592039800995],[0.00288557213930348 0.00291044776119403 0.00291044776119403 0.00288557213930348],[0.8,0.7,0.4],'LineStyle','none')

fill([0.00199004975124378 0.00199004975124378 0.00201492537313433 0.00201492537313433],[0.00291044776119403 0.00293532338308458 0.00293532338308458 0.00291044776119403],[0.8,0.7,0.4],'LineStyle','none')

fill([0.00296019900497512 0.00296019900497512 0.00298507462686567 0.00298507462686567],[0.00291044776119403 0.00293532338308458 0.00293532338308458 0.00291044776119403],[0.8,0.7,0.4],'LineStyle','none')

fill([0.00298507462686567 0.00298507462686567 0.00300995024875622 0.00300995024875622],[0.00291044776119403 0.00293532338308458 0.00293532338308458 0.00291044776119403],[0.8,0.7,0.4],'LineStyle','none')

fill([0.00300995024875622 0.00300995024875622 0.00303482587064677 0.00303482587064677],[0.00291044776119403 0.00293532338308458 0.00293532338308458 0.00291044776119403],[0.8,0.7,0.4],'LineStyle','none')

fill([0.00303482587064677 0.00303482587064677 0.00305970149253731 0.00305970149253731],[0.00291044776119403 0.00293532338308458 0.00293532338308458 0.00291044776119403],[0.8,0.7,0.4],'LineStyle','none')

fill([0.00199004975124378 0.00199004975124378 0.00201492537313433 0.00201492537313433],[0.00293532338308458 0.00296019900497512 0.00296019900497512 0.00293532338308458],[0.8,0.7,0.4],'LineStyle','none')

fill([0.00201492537313433 0.00201492537313433 0.00203980099502488 0.00203980099502488],[0.00293532338308458 0.00296019900497512 0.00296019900497512 0.00293532338308458],[0.8,0.7,0.4],'LineStyle','none')

fill([0.00286069651741294 0.00286069651741294 0.00288557213930348 0.00288557213930348],[0.00293532338308458 0.00296019900497512 0.00296019900497512 0.00293532338308458],[0.8,0.7,0.4],'LineStyle','none')

fill([0.00288557213930348 0.00288557213930348 0.00291044776119403 0.00291044776119403],[0.00293532338308458 0.00296019900497512 0.00296019900497512 0.00293532338308458],[0.8,0.7,0.4],'LineStyle','none')

fill([0.00291044776119403 0.00291044776119403 0.00293532338308458 0.00293532338308458],[0.00293532338308458 0.00296019900497512 0.00296019900497512 0.00293532338308458],[0.8,0.7,0.4],'LineStyle','none')

fill([0.00293532338308458 0.00293532338308458 0.00296019900497512 0.00296019900497512],[0.00293532338308458 0.00296019900497512 0.00296019900497512 0.00293532338308458],[0.8,0.7,0.4],'LineStyle','none')

fill([0.00203980099502488 0.00203980099502488 0.00206467661691542 0.00206467661691542],[0.00296019900497512 0.00298507462686567 0.00298507462686567 0.00296019900497512],[0.8,0.7,0.4],'LineStyle','none')

fill([0.0027363184079602 0.0027363184079602 0.00276119402985075 0.00276119402985075],[0.00296019900497512 0.00298507462686567 0.00298507462686567 0.00296019900497512],[0.8,0.7,0.4],'LineStyle','none')

fill([0.00276119402985075 0.00276119402985075 0.00278606965174129 0.00278606965174129],[0.00296019900497512 0.00298507462686567 0.00298507462686567 0.00296019900497512],[0.8,0.7,0.4],'LineStyle','none')

fill([0.00278606965174129 0.00278606965174129 0.00281094527363184 0.00281094527363184],[0.00296019900497512 0.00298507462686567 0.00298507462686567 0.00296019900497512],[0.8,0.7,0.4],'LineStyle','none')

fill([0.00281094527363184 0.00281094527363184 0.00283582089552239 0.00283582089552239],[0.00296019900497512 0.00298507462686567 0.00298507462686567 0.00296019900497512],[0.8,0.7,0.4],'LineStyle','none')

fill([0.00283582089552239 0.00283582089552239 0.00286069651741294 0.00286069651741294],[0.00296019900497512 0.00298507462686567 0.00298507462686567 0.00296019900497512],[0.8,0.7,0.4],'LineStyle','none')

fill([0.00203980099502488 0.00203980099502488 0.00206467661691542 0.00206467661691542],[0.00298507462686567 0.00300995024875622 0.00300995024875622 0.00298507462686567],[0.8,0.7,0.4],'LineStyle','none')

fill([0.00206467661691542 0.00206467661691542 0.00208955223880597 0.00208955223880597],[0.00298507462686567 0.00300995024875622 0.00300995024875622 0.00298507462686567],[0.8,0.7,0.4],'LineStyle','none')

fill([0.00258706467661692 0.00258706467661692 0.00261194029850746 0.00261194029850746],[0.00298507462686567 0.00300995024875622 0.00300995024875622 0.00298507462686567],[0.8,0.7,0.4],'LineStyle','none')

fill([0.00261194029850746 0.00261194029850746 0.00263681592039801 0.00263681592039801],[0.00298507462686567 0.00300995024875622 0.00300995024875622 0.00298507462686567],[0.8,0.7,0.4],'LineStyle','none')

fill([0.00263681592039801 0.00263681592039801 0.00266169154228856 0.00266169154228856],[0.00298507462686567 0.00300995024875622 0.00300995024875622 0.00298507462686567],[0.8,0.7,0.4],'LineStyle','none')

fill([0.00266169154228856 0.00266169154228856 0.0026865671641791 0.0026865671641791],[0.00298507462686567 0.00300995024875622 0.00300995024875622 0.00298507462686567],[0.8,0.7,0.4],'LineStyle','none')

fill([0.0026865671641791 0.0026865671641791 0.00271144278606965 0.00271144278606965],[0.00298507462686567 0.00300995024875622 0.00300995024875622 0.00298507462686567],[0.8,0.7,0.4],'LineStyle','none')

fill([0.00271144278606965 0.00271144278606965 0.0027363184079602 0.0027363184079602],[0.00298507462686567 0.00300995024875622 0.00300995024875622 0.00298507462686567],[0.8,0.7,0.4],'LineStyle','none')

fill([0.00208955223880597 0.00208955223880597 0.00211442786069652 0.00211442786069652],[0.00300995024875622 0.00303482587064677 0.00303482587064677 0.00300995024875622],[0.8,0.7,0.4],'LineStyle','none')

fill([0.00243781094527363 0.00243781094527363 0.00246268656716418 0.00246268656716418],[0.00300995024875622 0.00303482587064677 0.00303482587064677 0.00300995024875622],[0.8,0.7,0.4],'LineStyle','none')

fill([0.00246268656716418 0.00246268656716418 0.00248756218905473 0.00248756218905473],[0.00300995024875622 0.00303482587064677 0.00303482587064677 0.00300995024875622],[0.8,0.7,0.4],'LineStyle','none')

fill([0.00248756218905473 0.00248756218905473 0.00251243781094527 0.00251243781094527],[0.00300995024875622 0.00303482587064677 0.00303482587064677 0.00300995024875622],[0.8,0.7,0.4],'LineStyle','none')

fill([0.00251243781094527 0.00251243781094527 0.00253731343283582 0.00253731343283582],[0.00300995024875622 0.00303482587064677 0.00303482587064677 0.00300995024875622],[0.8,0.7,0.4],'LineStyle','none')

fill([0.00253731343283582 0.00253731343283582 0.00256218905472637 0.00256218905472637],[0.00300995024875622 0.00303482587064677 0.00303482587064677 0.00300995024875622],[0.8,0.7,0.4],'LineStyle','none')

fill([0.00256218905472637 0.00256218905472637 0.00258706467661692 0.00258706467661692],[0.00300995024875622 0.00303482587064677 0.00303482587064677 0.00300995024875622],[0.8,0.7,0.4],'LineStyle','none')

fill([0.00211442786069652 0.00211442786069652 0.00213930348258706 0.00213930348258706],[0.00303482587064677 0.00305970149253731 0.00305970149253731 0.00303482587064677],[0.8,0.7,0.4],'LineStyle','none')

fill([0.0023134328358209 0.0023134328358209 0.00233830845771144 0.00233830845771144],[0.00303482587064677 0.00305970149253731 0.00305970149253731 0.00303482587064677],[0.8,0.7,0.4],'LineStyle','none')

fill([0.00233830845771144 0.00233830845771144 0.00236318407960199 0.00236318407960199],[0.00303482587064677 0.00305970149253731 0.00305970149253731 0.00303482587064677],[0.8,0.7,0.4],'LineStyle','none')

fill([0.00236318407960199 0.00236318407960199 0.00238805970149254 0.00238805970149254],[0.00303482587064677 0.00305970149253731 0.00305970149253731 0.00303482587064677],[0.8,0.7,0.4],'LineStyle','none')

fill([0.00238805970149254 0.00238805970149254 0.00241293532338308 0.00241293532338308],[0.00303482587064677 0.00305970149253731 0.00305970149253731 0.00303482587064677],[0.8,0.7,0.4],'LineStyle','none')

fill([0.00241293532338308 0.00241293532338308 0.00243781094527363 0.00243781094527363],[0.00303482587064677 0.00305970149253731 0.00305970149253731 0.00303482587064677],[0.8,0.7,0.4],'LineStyle','none')

fill([0.00213930348258706 0.00213930348258706 0.00216417910447761 0.00216417910447761],[0.00305970149253731 0.00308457711442786 0.00308457711442786 0.00305970149253731],[0.8,0.7,0.4],'LineStyle','none')

fill([0.00221393034825871 0.00221393034825871 0.00223880597014925 0.00223880597014925],[0.00305970149253731 0.00308457711442786 0.00308457711442786 0.00305970149253731],[0.8,0.7,0.4],'LineStyle','none')

fill([0.00223880597014925 0.00223880597014925 0.0022636815920398 0.0022636815920398],[0.00305970149253731 0.00308457711442786 0.00308457711442786 0.00305970149253731],[0.8,0.7,0.4],'LineStyle','none')

fill([0.0022636815920398 0.0022636815920398 0.00228855721393035 0.00228855721393035],[0.00305970149253731 0.00308457711442786 0.00308457711442786 0.00305970149253731],[0.8,0.7,0.4],'LineStyle','none')

fill([0.00228855721393035 0.00228855721393035 0.0023134328358209 0.0023134328358209],[0.00305970149253731 0.00308457711442786 0.00308457711442786 0.00305970149253731],[0.8,0.7,0.4],'LineStyle','none')

fill([0.00213930348258706 0.00213930348258706 0.00216417910447761 0.00216417910447761],[0.00308457711442786 0.00310945273631841 0.00310945273631841 0.00308457711442786],[0.8,0.7,0.4],'LineStyle','none')

fill([0.00216417910447761 0.00216417910447761 0.00218905472636816 0.00218905472636816],[0.00308457711442786 0.00310945273631841 0.00310945273631841 0.00308457711442786],[0.8,0.7,0.4],'LineStyle','none')

fill([0.00218905472636816 0.00218905472636816 0.00221393034825871 0.00221393034825871],[0.00308457711442786 0.00310945273631841 0.00310945273631841 0.00308457711442786],[0.8,0.7,0.4],'LineStyle','none')
